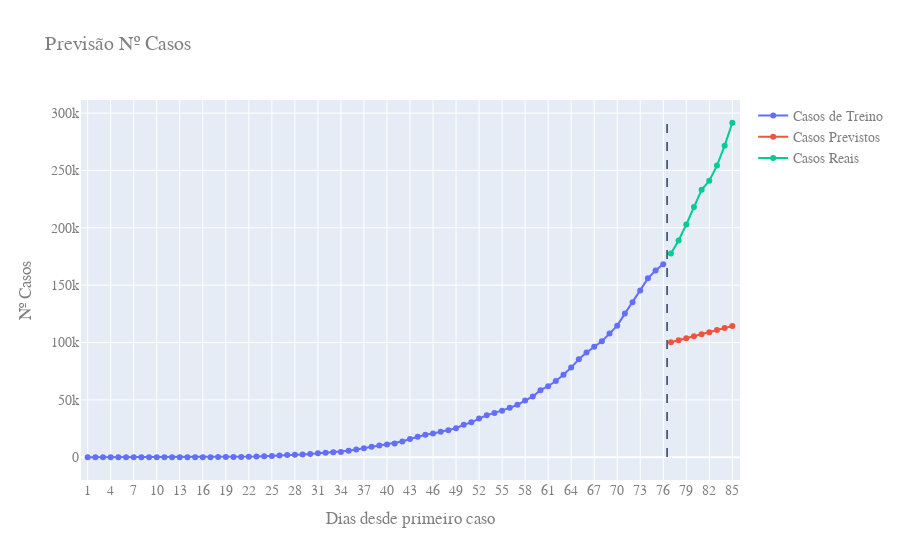

Here is the notebook cell this chart was saved with:
### Markdown cell above
Tendo o *holdout* definido, passamos à computação do modelo com os dados de treino, e a respetiva previsão com os dados de teste. 

É feito um gráfico de modo a podermos visualizar esta estimativa, e no final são calculadas as métricas do Erro Médio Quadrático e do coeficiente R^2, para avaliar o modelo.

### Code cell
# Regressão Linear
reg = LinearRegression().fit(days_train.values.reshape(-1,1), cases_train)
cases_estimate = reg.predict(days_test.values.reshape(-1,1))

# Plot
layout = Layout(
    font=dict(
        family="Courier New, monospace",
        size=14,
        color="#7f7f7f"
    ),
    title= "Previsão Nº Casos",
    xaxis_title="Dias desde primeiro caso",
    yaxis_title="Nº Casos",
    xaxis = dict(
        tickmode = 'linear',
        tick0 = 1,
        dtick = 3,
        range=[0,len(df1)+1]
    )
)

fig = go.Figure(data=[
    go.Scatter(x=days_train, y=cases_train, name='Casos de Treino',mode="lines+markers"),
    go.Scatter(x=days_test, y=cases_estimate, name = 'Casos Previstos',mode="lines+markers"),
    go.Scatter(x=days_test, y=cases_test, name = 'Casos Reais',mode="lines+markers")
])

fig.add_shape(
        dict(
            type="line",
            x0=estimate + 0.5,
            y0=120,
            x1=estimate + 0.5,
            y1=max(df1['cases']),
            line=dict(
                width=1.5,
                dash= "dash"
            )
))

fig['layout'].update(layout)
fig.show()

### Figure 1 — Plotly figure (JSON) as saved in the notebook; plotly's stock layout.template omitted (floating-point values rounded to 4 significant figures)
{"data": [{"mode": "lines+markers", "name": "Casos de Treino", "type": "scatter", "x": [1, 2, 3, 4, 5, 6, 7, 8, 9, 10, 11, 12, 13, 14, 15, 16, 17, 18, 19, 20, 21, 22, 23, 24, 25, 26, 27, 28, 29, 30, 31, 32, 33, 34, 35, 36, 37, 38, 39, 40, 41, 42, 43, 44, 45, 46, 47, 48, 49, 50, 51, 52, 53, 54, 55, 56, 57, 58, 59, 60, 61, 62, 63, 64, 65, 66, 67, 68, 69, 70, 71, 72, 73, 74, 75, 76], "y": [1, 1, 1, 2, 2, 2, 2, 3, 7, 13, 19, 25, 25, 34, 52, 77, 98, 121, 200, 234, 291, 428, 621, 904, 1128, 1546, 1891, 2201, 2433, 2915, 3417, 3903, 4256, 4579, 5717, 6834, 7910, 9056, 10278, 11130, 12056, 13717, 15927, 17857, 19638, 20727, 22169, 23430, 25262, 28320, 30425, 33682, 36599, 38654, 40581, 43079, 45757, 49492, 52995, 58509, 61888, 66501, 71886, 78162, 85380, 91299, 96396, 101147, 107780, 114715, 125218, 135106, 145328, 155939, 162699, 168331]}, {"mode": "lines+markers", "name": "Casos Previstos", "type": "scatter", "x": [77, 78, 79, 80, 81, 82, 83, 84, 85], "y": [100300.0, 102000.0, 103800.0, 105600.0, 107300.0, 109100.0, 110800.0, 112600.0, 114300.0]}, {"mode": "lines+markers", "name": "Casos Reais", "type": "scatter", "x": [77, 78, 79, 80, 81, 82, 83, 84, 85], "y": [177589, 188974, 202918, 218223, 233142, 241080, 254220, 271628, 291579]}], "layout": {"font": {"color": "#7f7f7f", "family": "Courier New, monospace", "size": 14}, "shapes": [{"line": {"dash": "dash", "width": 1.5}, "type": "line", "x0": 76.5, "x1": 76.5, "y0": 120, "y1": 291579}], "title": {"text": "Previsão Nº Casos"}, "xaxis": {"dtick": 3, "range": [0, 86], "tick0": 1, "tickmode": "linear", "title": {"text": "Dias desde primeiro caso"}}, "yaxis": {"title": {"text": "Nº Casos"}}}}
